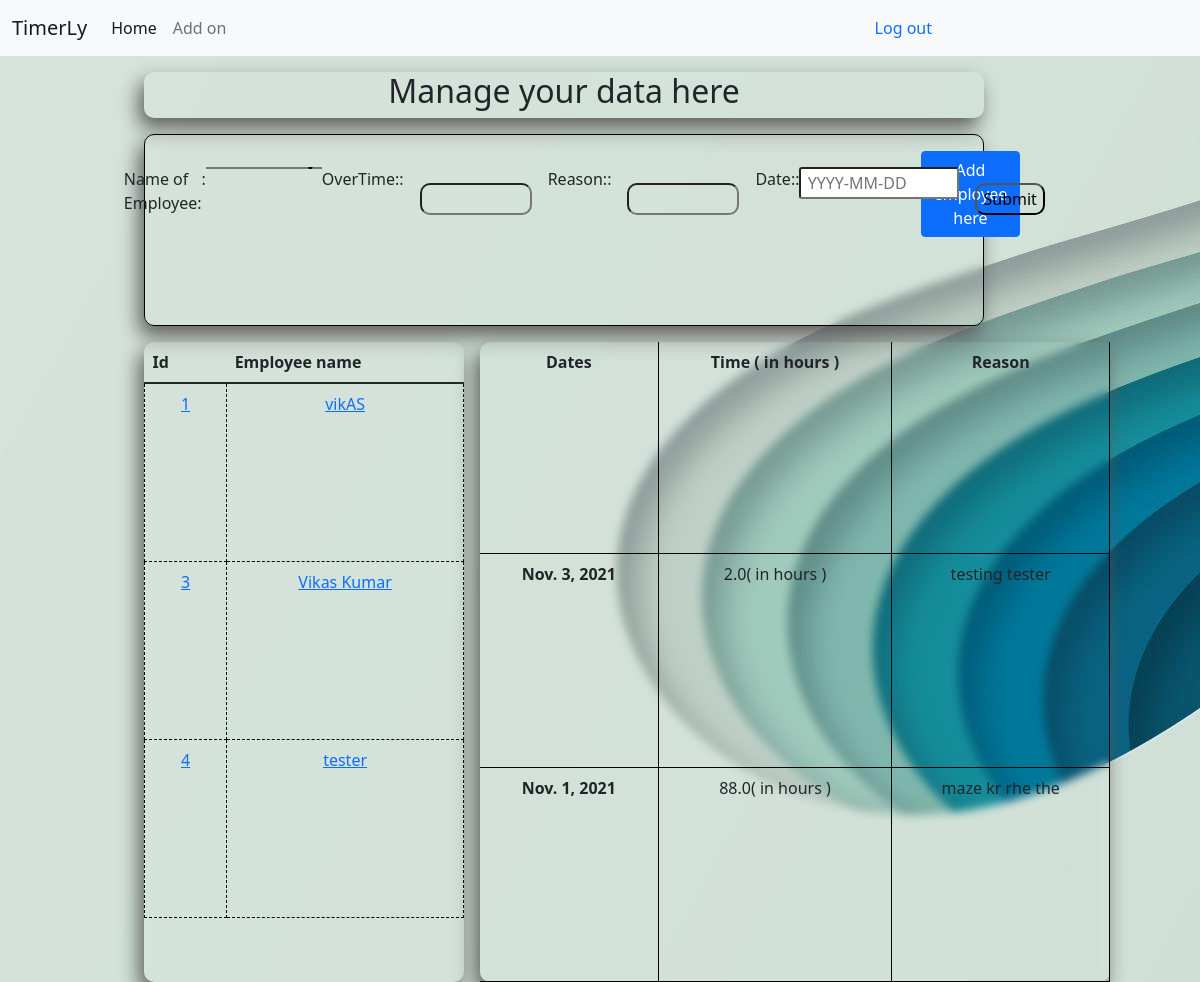
The app's page /add_Ot/ (signed in) with its own data.
### working/models.py (models this page shows, shortened)
class Employee(models.Model):
    user = models.ForeignKey(User, null = True, on_delete = models.CASCADE)
    emp_name = models.CharField(max_length = 250, default = '')
    emp_l_name = models.CharField(max_length = 250, default = '')
    emp_email = models.EmailField(max_length = 250, default = '')
    emp_number = models.IntegerField()
    def __str__(self):
        return self.emp_name

class OverTime(models.Model):
    emp_user = models.ForeignKey(Employee, null = True, on_delete = models.CASCADE)
    overTime = models.FloatField( blank = True, null=True)
    reaion = models.CharField(max_length = 250, blank = True, null=True)
    date_ot = models.DateField(null = True, blank = True)

### working/views.py (the view)
# urls.py: path('add_Ot/', views.add_Ot, name = 'add_Ot'),
@login_required(login_url='login')
def add_Ot(request, pk = 2):
    emp = Employee.objects.filter(user = request.user)
    forms = OverTimeAdd(request.POST)
    try:
        detail_id = Employee.objects.get(pk = pk)
        datas = OverTime.objects.filter(emp_user = detail_id)
    except:
        return render(request, 'working/html/add_Ot.html')
    if request.method == "POST":
        if forms.is_valid():
            forms.save()
            messages.success(request, 'Successfully Over Time added !')
    contex = {
        'emp': emp,
        'forms': forms,
        'datas' : datas
    }
    return render(request, 'working/html/add_Ot.html', contex)

### working/forms.py
class OverTimeAdd(forms.ModelForm):
    class Meta:
        model = OverTime
        fields = [
            'emp_user',
            'overTime',
            'reaion',
            'date_ot'
        ]
        widgets = {
            'overTime': forms.NumberInput(attrs={'class': 'time-field'}),
            'reaion': forms.TextInput(attrs={'class': 'time-field'}),
            'date_ot': forms.DateInput(attrs = {'class' : 'date_ot', 'placeholder' : ' YYYY-MM-DD'}),
        }
        labels = {
            'emp_user': 'Name of Employee',
            'OverTime': 'OT Time',
            'reaion': 'Reason',
            'date_ot' : 'Date',
        }

### working/templates/working/html/add_Ot.html (shortened to what this page needs)
{% extends 'working/html/base.html' %}
{% block content %}
{% load static %}
<link rel="stylesheet" href="{% static './add.css' %}">
<body>
    <div class="heading-add">
        <h2 class="heading">Manage your data here</h2>
    </div>
    <div class="data-adding">
        <form class = "form-field" method = "POST" >
            {% for form in forms %}
                {{form.label_tag}} : {{ form }}
            {% endfor %}
            <input class= "form-sub" type="submit" value="Submit">
        </form>
            <a href="{% url 'add_employee' %}"><button class = "btn btn-primary emp-button" >Add employee here</button></a>
    </div>
    <div class="employee-list">
            <table width="100%" height="90%" class = "table">
                <thead>
                    <tr>
                        <th class="head">Id</th>
                        <th class="head">Employee name</th>
                    </tr>
                    <tbody>
                        {% for e in emp %}
                        <tr>
                            <td class="detail"><a href="">{{ e.id }}</a></td>
                            <td class="detail"><a href="{% url 'add_ex' e.id %}">{{e.emp_name }}</a></td>
                        </tr>
                        {% endfor %}
                    </tbody>
                </thead>
            </table>
    </div>
    <div class="data-view">
        <table width="100%" height="100%" class = " table">
                <tr>
                    <th class="f head-view head">Dates</th>
                    <th class="f head-view head">Time ( in hours )</th>
                    <th class="f head-view head">Reason</th>
                </tr>
                {% for data in datas %}
                <tr>
                    <th class="f head-view">{{ data.date_ot }}</th>
                    <td class="head-view">{{ data.overTime }}( in hours )</td>
                    <td class="head-view">{{ data.reaion}}</td>
                </tr>
                {% endfor %}
    </div>
</body>
{% endblock %}

### working/static/add.css (style rules this page uses)
body { background-image: url(new.jpg); }
.heading-add { position: relative; display: flex; justify-content: center; height: 70%; width: 70%; margin-left: 12%; border-radius: 10px; margin-top: 1rem; backdrop-filter: blur(5px); box-shadow: -5px 10px 20px rgb(93, 93, 94); }
.data-adding { position: relative; display: flex; margin-top:1rem; border: 1px solid black; justify-content: center; height: 12rem; width: 70%; margin-left: 12%; backdrop-filter: blur(5px); box-shadow: -5px 10px 20px rgb(93, 93, 94); border-radius: 10px; }
.employee-list { position: relative; display: flex; float: left; backdrop-filter: blur(5px); box-shadow: -5px 10px 20px rgb(93, 93, 94); height:40rem; width:20rem; margin-top:1rem; margin-left: 12%; border-radius: 10px; }
.data-view { position: relative; display: flex; float: left; justify-content: left; backdrop-filter: blur(5px); box-shadow: -5px 10px 20px rgb(93, 93, 94); border-radius: 10px; height:40rem; width:52.5%; margin-top:1rem; margin-left:1rem; }
.detail { border: 1px dashed black; text-align: center; height: 100px; width: 30px; border-radius: 10px; }
.time-field, .form-sub, .form-add { position:relative; display: inline; float: left; margin-top:1rem; height: 2rem; width:7rem; margin: 1rem; background-color: transparent; border-radius : 10px; }
.form-field { position:relative; display: flex; width:97%; height: 10%; padding: 2rem; }
.head-view { position: relative; border: 1px solid black; text-align: center; border-top: none; border-left:none; bottom: 50%; padding: 20px; }
.table { border-collapse: collapse; }
.date_ot { height:2rem; width: 10rem; border-radius: 3px; }
.emp-button { margin:1rem; }

### records on screen
Employee: id "1", emp_name "vikAS"
Employee: id "3", emp_name "Vikas Kumar"
Employee: id "4", emp_name "tester"
OverTime: date_ot "Nov. 3, 2021", overTime "2.0", reaion "testing tester"
OverTime: date_ot "Nov. 1, 2021", overTime "88.0", reaion "maze kr rhe the"
